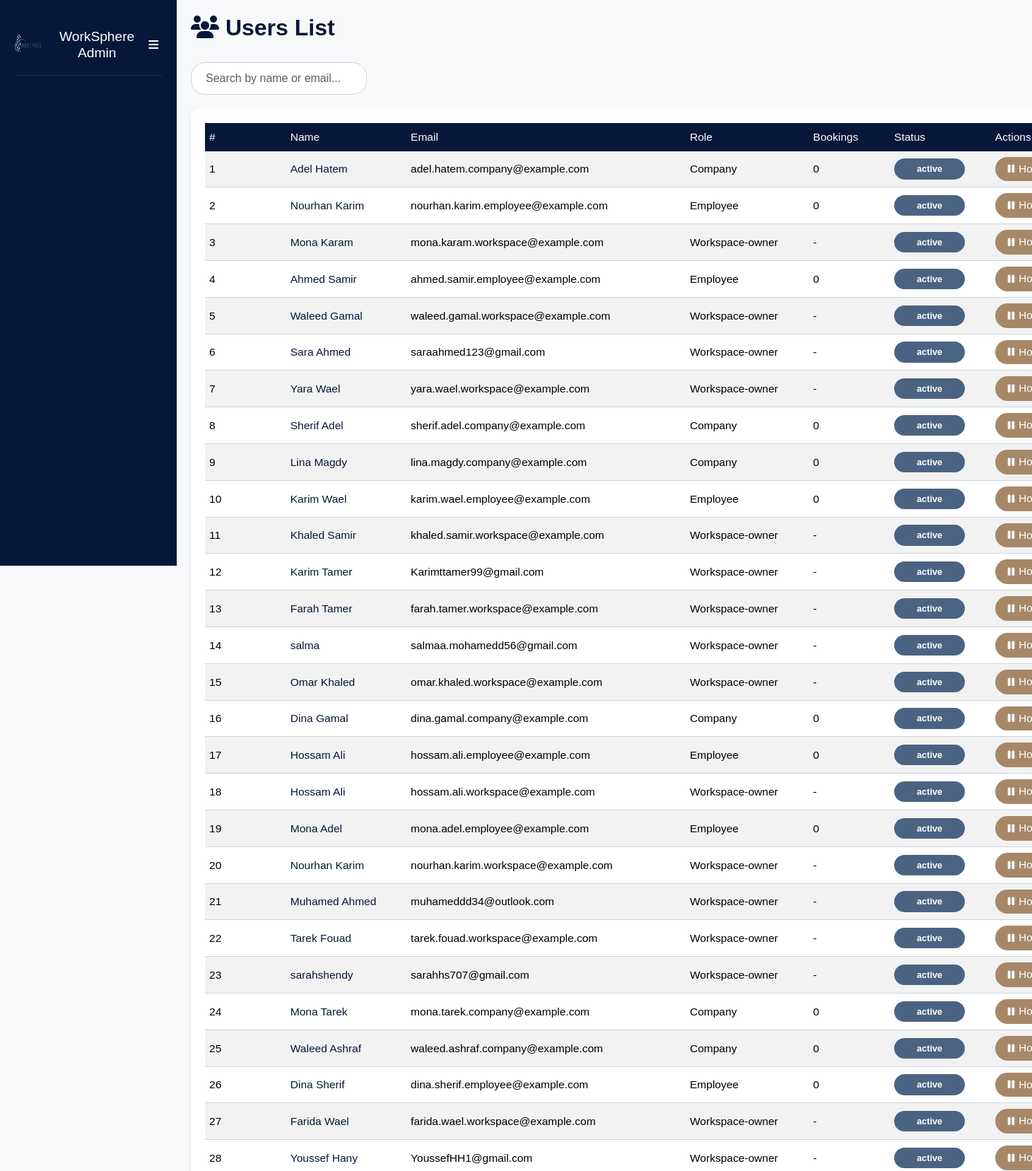
The page /admin/users_list.php (upper part) on the database its author committed.
### tables this page shows
CREATE TABLE `users` (
  `user_id` int(11) NOT NULL,
  `name` varchar(255) NOT NULL,
  `email` varchar(255) NOT NULL,
  `phone` varchar(15) NOT NULL,
  `password` varchar(255) NOT NULL,
  `age` int(11) DEFAULT NULL,
  `job_title` varchar(255) DEFAULT NULL,
  `image` longtext DEFAULT 'default.png',
  `location` varchar(255) DEFAULT NULL,
  `created_at` timestamp NOT NULL DEFAULT current_timestamp(),
  `role_id` int(11) DEFAULT NULL,
  `last_seen` datetime NOT NULL DEFAULT current_timestamp(),
  `company_name` varchar(255) DEFAULT NULL,
  `contact_info` varchar(255) DEFAULT NULL,
  `company_type` varchar(255) DEFAULT NULL,
  `zone_id` int(11) DEFAULT NULL,
  `portfolio` longtext DEFAULT NULL,
  `action` varchar(255) NOT NULL DEFAULT 'active'
);

CREATE TABLE `role` (
  `role_id` int(11) NOT NULL,
  `role_name` varchar(255) NOT NULL
);

### admin/users_list.php (the view, shortened to what this page needs)
<?php
include "sidebar.php";
$filter_role = isset($_POST['filter_role']) ? $_POST['filter_role'] : '';
$sort = isset($_POST['sort']) ? $_POST['sort'] : '';
$order_by = '';
if ($sort === 'bookings_asc') {
    $order_by = ' ORDER BY total_bookings ASC';
} else {
    $order_by = ' ORDER BY total_bookings DESC';
}
if (isset($_POST['search']) && !empty($_POST['text'])) {
    $text = mysqli_real_escape_string($connect, $_POST['text']);
    $select_users = "SELECT `users`.`user_id`, `users`.`name`, `users`.`email`, `users`.`phone`, `role`.`role_id`,`role`.`role_name`,
           (SELECT COUNT(*) FROM `bookings` WHERE `bookings`.`user_id` = `users`.`user_id`) AS total_bookings,
           `users`.`action`
    FROM `users`
    JOIN `role` ON `users`.`role_id` = `role`.`role_id`
    WHERE `users`.`role_id` != '4' AND (`users`.`name` LIKE '%$text%' OR `users`.`email` LIKE '%$text%')
    $order_by";
} else {
    $select_users = "SELECT `users`.`user_id`, `users`.`name`, `users`.`email`, `users`.`phone`, `role`.`role_id`,`role`.`role_name`,
           (SELECT COUNT(*) FROM `bookings` WHERE `bookings`.`user_id` = `users`.`user_id`) AS total_bookings,
           `users`.`action`
    FROM `users`
    JOIN `role` ON `users`.`role_id` = `role`.`role_id`
    WHERE `users`.`role_id` != '4'
    $order_by";
}
$run_select = mysqli_query($connect, $select_users);
?>
<!DOCTYPE html>
<html lang="en">
<head>
    <link rel="stylesheet" href="https://cdnjs.cloudflare.com/ajax/libs/bootstrap/5.3.3/css/bootstrap.min.css">
    <link rel="stylesheet" href="https://cdnjs.cloudflare.com/ajax/libs/font-awesome/6.4.0/css/all.min.css">
    <link rel="stylesheet" href="https://cdn.jsdelivr.net/npm/sweetalert2@11/dist/sweetalert2.min.css">
</head>
<body>
    <div class="main-content" id="mainContent">
        <div class="container-fluid">
            <h2><i class="fas fa-users"></i> Users List</h2>
            <div class="controls-container">
                <div class="search-wrapper">
                    <input type="text" id="searchText" class="form-control" placeholder="Search by name or email...">
                </div>
            </div>
            <div class="table-container">
                <div class="table-responsive">
                    <table class="table table-striped table-hover">
                        <thead>
                            <tr>
                                <th>#</th>
                                <th>Name</th>
                                <th>Email</th>
                                <th>Role</th>
                                <th>Bookings</th>
                                <th>Status</th>
                                <th>Actions</th>
                            </tr>
                        </thead>
                        <tbody id="usersTable">
                            <?php
                            $counter = 1;
                            if (mysqli_num_rows($run_select) > 0) {
                                foreach ($run_select as $row) {
                                    $status_class = $row['action'] == 'hold' ? 'status-badge status-hold' : 'status-badge status-active';
                                    echo '<tr>';
                                    echo '<td>' . $counter++ . '</td>';
                                    echo '<td><a href="profile.php?user_id=' . htmlspecialchars($row['user_id']) . '">' . htmlspecialchars($row['name']) . '</a></td>';
                                    echo '<td>' . htmlspecialchars($row['email']) . '</td>';
                                    echo '<td>' . htmlspecialchars($row['role_name']) . '</td>';
                                    echo '<td>' . (($row['role_id'] == '1' || $row['role_id'] == '2') ? $row['total_bookings'] : '-') . '</td>';
                                    echo '<td><span class="' . $status_class . '">' . htmlspecialchars($row['action']) . '</span></td>';
                                    echo '<td>';
                                    echo '<div class="action-buttons">';
                                    if ($row['action'] == 'hold') {
                                        echo '<a href="?action=unhold&id=' . htmlspecialchars($row['user_id']) . '" class="btn btn-success btn-sm"><i class="fas fa-play"></i> Unhold</a> ';
                                    } else {
                                        echo '<a href="?action=hold&id=' . htmlspecialchars($row['user_id']) . '" class="btn btn-warning btn-sm"><i class="fas fa-pause"></i> Hold</a> ';
                                    }
                                    echo '</div>';
                                    echo '</td>';
                                    echo '</tr>';
                                }
                            } else {
                                echo '<tr><td colspan="7" class="text-center">No users found</td></tr>';
                            }
                            ?>
                        </tbody>
                    </table>
                </div>
            </div>
        </div>
    </div>
</body>
</html>

### admin/sidebar.php (style rules this page uses)
:root { --primary-color: #071739; --secondary-color: #4B6382; --info-color: #A4B5C4; --light-color: #CDD5DB; --accent-warm: #A68868; --accent-light: #E3C39D; }
body { background-color: #f8f9fa; font-family: 'DM Sans', sans-serif; }
.main-content { margin-left: 250px; padding: 20px; transition: all 0.3s ease; }
.main-content { margin-left: 250px; padding: 20px; }
.table-container { width: 100%; background: #fff; padding: 20px; border-radius: 10px; box-shadow: 0px 4px 6px rgba(0, 0, 0, 0.1); margin-bottom: 20px; }
.status-badge { padding: 5px 10px; border-radius: 20px; font-size: 0.8rem; font-weight: bold; }

### admin/users_list.php (style rules this page uses)
:root { --primary-color: #071739; --secondary-color: #4B6382; --info-color: #A4B5C4; --light-color: #CDD5DB; --accent-warm: #A68868; --accent-light: #E3C39D; }
body { background-color: #f8f9fa; font-family: 'DM Sans', sans-serif; }
.main-content { margin-left: 250px; padding: 20px; transition: margin-left 0.3s ease, padding 0.3s ease; min-height: 100vh; width: 100%; box-sizing: border-box; }
.table-container { width: 100%; background: #fff; padding: 20px; border-radius: 10px; box-shadow: 0px 4px 6px rgba(0, 0, 0, 0.1); margin-bottom: 20px; }
.table thead th { background-color: var(--primary-color); color: white; font-weight: 500; padding: 8px 6px; font-size: 0.97rem; min-width: 90px; border: none; }
.table tbody td { padding: 8px 6px; font-size: 0.97rem; min-width: 90px; vertical-align: middle; border-bottom: 1px solid var(--light-color); }
.table a { color: var(--primary-color); text-decoration: none; font-weight: 500; }
.status-badge { padding: 5px 10px; border-radius: 20px; font-size: 0.8rem; font-weight: bold; display: inline-block; text-align: center; min-width: 100px; }
.status-active { background-color: var(--secondary-color); color: white; }
.controls-container { display: flex; justify-content: space-between; align-items: center; margin-bottom: 20px; flex-wrap: wrap; gap: 15px; }
h2 { color: var(--primary-color); font-weight: 700; margin-bottom: 30px; }
.container-fluid { width: 100%; padding: 0; }
.table-responsive { overflow-x: auto; }
.action-buttons a.btn { border-radius: 20px !important; padding: 6px 18px !important; font-size: 0.95rem !important; font-weight: 500 !important; margin-right: 6px; transition: all 0.2s; box-shadow: none; display: inline-flex; align-items: center; gap: 6px; }
.action-buttons .btn-warning { background-color: var(--accent-warm) !important; color: white !important; border: none !important; }
.main-content { margin-left: 250px; padding: 20px; transition: all 0.3s ease; }
.search-wrapper input { border-radius: 20px; padding: 10px 20px; border: 1px solid var(--light-color); width: 100%; max-width: 300px; transition: all 0.3s ease; }

### rows shown on the page
users: name "Adel Hatem", email "adel.hatem.company@example.com", role.role_name "Company", total_bookings "0", action "active"
users: name "Nourhan Karim", email "nourhan.karim.employee@example.com", role.role_name "Employee", total_bookings "0", action "active"
users: name "Mona Karam", email "mona.karam.workspace@example.com", role.role_name "Workspace-owner", action "active"
users: name "Ahmed Samir", email "ahmed.samir.employee@example.com", role.role_name "Employee", total_bookings "0", action "active"
users: name "Waleed Gamal", email "waleed.gamal.workspace@example.com", role.role_name "Workspace-owner", action "active"
users: name "Sara Ahmed", email "saraahmed123@gmail.com", role.role_name "Workspace-owner", action "active"
users: name "Yara Wael", email "yara.wael.workspace@example.com", role.role_name "Workspace-owner", action "active"
users: name "Sherif Adel", email "sherif.adel.company@example.com", role.role_name "Company", total_bookings "0", action "active"
users: name "Lina Magdy", email "lina.magdy.company@example.com", role.role_name "Company", total_bookings "0", action "active"
users: name "Karim Wael", email "karim.wael.employee@example.com", role.role_name "Employee", total_bookings "0", action "active"
users: name "Khaled Samir", email "khaled.samir.workspace@example.com", role.role_name "Workspace-owner", action "active"
users: name "Karim Tamer", email "Karimttamer99@gmail.com", role.role_name "Workspace-owner", action "active"
users: name "Farah Tamer", email "farah.tamer.workspace@example.com", role.role_name "Workspace-owner", action "active"
users: name "salma", email "salmaa.mohamedd56@gmail.com", role.role_name "Workspace-owner", action "active"
users: name "Omar Khaled", email "omar.khaled.workspace@example.com", role.role_name "Workspace-owner", action "active"
users: name "Dina Gamal", email "dina.gamal.company@example.com", role.role_name "Company", total_bookings "0", action "active"
users: name "Hossam Ali", email "hossam.ali.employee@example.com", role.role_name "Employee", total_bookings "0", action "active"
users: name "Hossam Ali", email "hossam.ali.workspace@example.com", role.role_name "Workspace-owner", action "active"
users: name "Mona Adel", email "mona.adel.employee@example.com", role.role_name "Employee", total_bookings "0", action "active"
users: name "Nourhan Karim", email "nourhan.karim.workspace@example.com", role.role_name "Workspace-owner", action "active"
users: name "Muhamed Ahmed", email "muhameddd34@outlook.com", role.role_name "Workspace-owner", action "active"
users: name "Tarek Fouad", email "tarek.fouad.workspace@example.com", role.role_name "Workspace-owner", action "active"
users: name "sarahshendy", email "sarahhs707@gmail.com", role.role_name "Workspace-owner", action "active"
users: name "Mona Tarek", email "mona.tarek.company@example.com", role.role_name "Company", total_bookings "0", action "active"
users: name "Waleed Ashraf", email "waleed.ashraf.company@example.com", role.role_name "Company", total_bookings "0", action "active"
users: name "Dina Sherif", email "dina.sherif.employee@example.com", role.role_name "Employee", total_bookings "0", action "active"
users: name "Farida Wael", email "farida.wael.workspace@example.com", role.role_name "Workspace-owner", action "active"
users: name "Youssef Hany", email "YoussefHH1@gmail.com", role.role_name "Workspace-owner", action "active"
